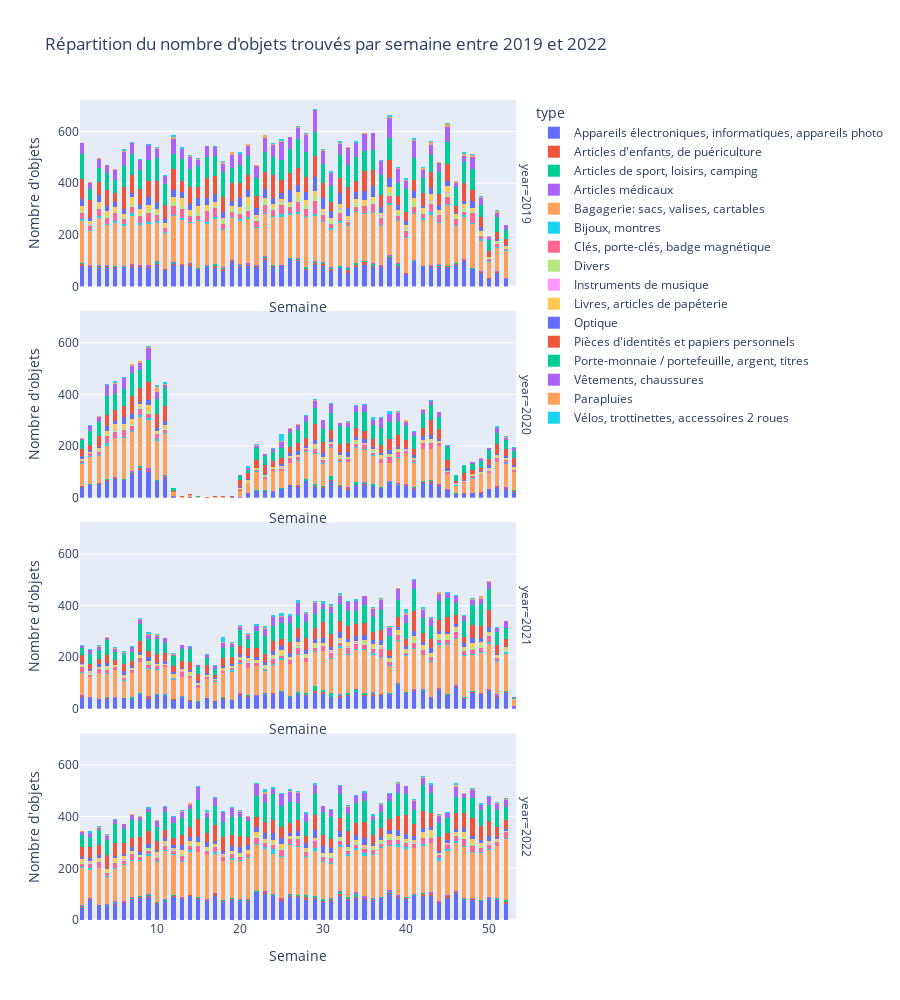

The notebook cell saved with this chart:
### Code cell
import plotly.express as px
import pandas as pd

# Créer une figure avec une colonne pour chaque année
fig = px.histogram(result, x='week', y='nombre_objets', nbins=150, color='type', title='Répartition du nombre d\'objets trouvés par semaine entre 2019 et 2022', facet_row='year')

# Mettre à jour les titres des axes
fig.update_xaxes(title_text='Semaine')
fig.update_yaxes(title_text='Nombre d\'objets')
fig.update_layout(height=1000)

# Afficher la figure
fig.show()
